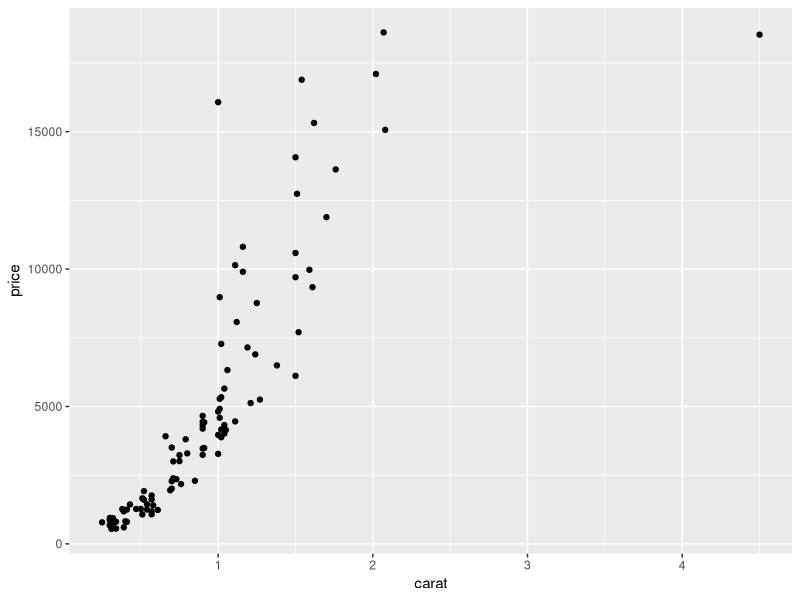
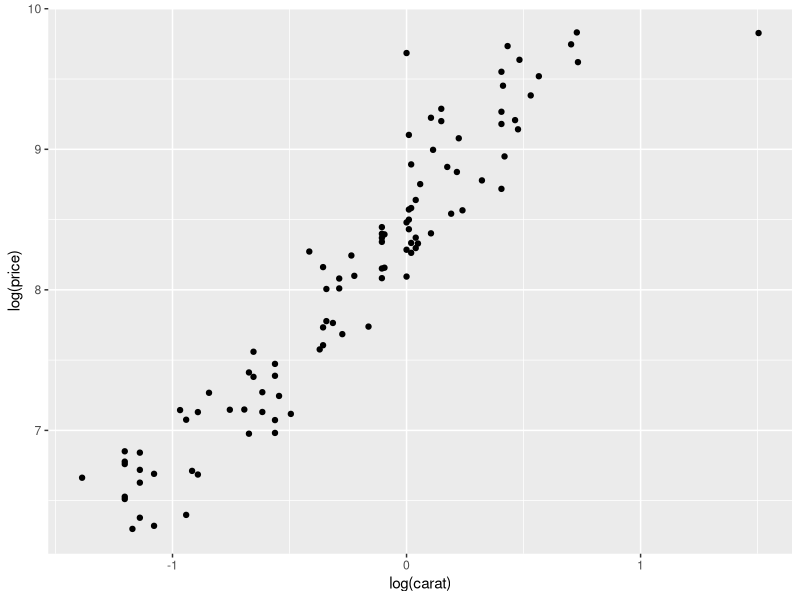
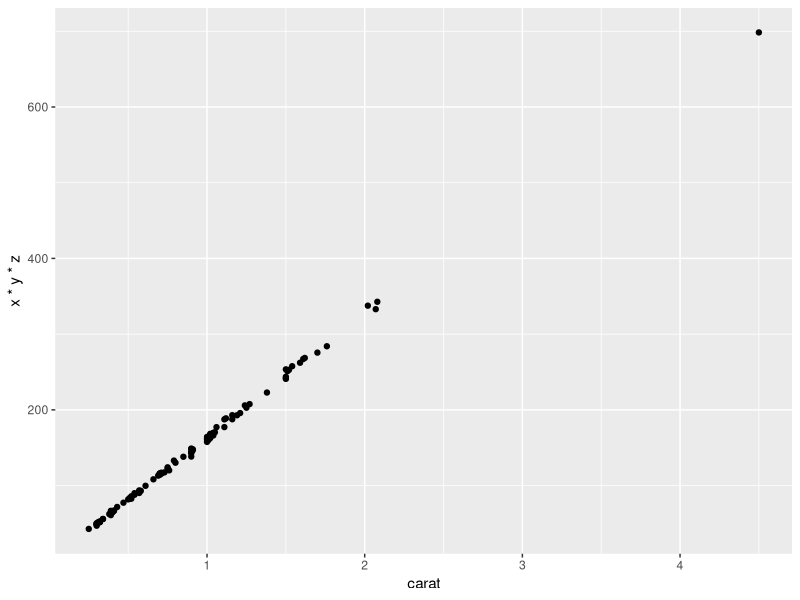
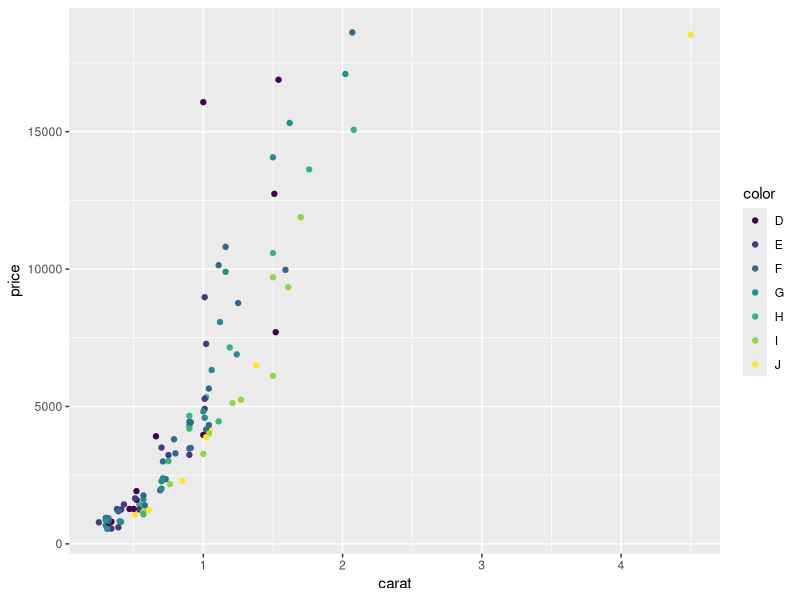
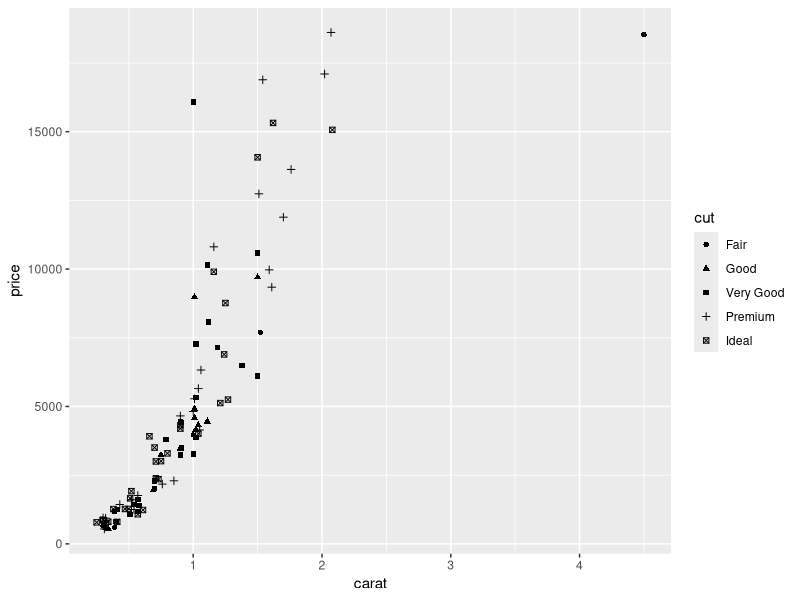
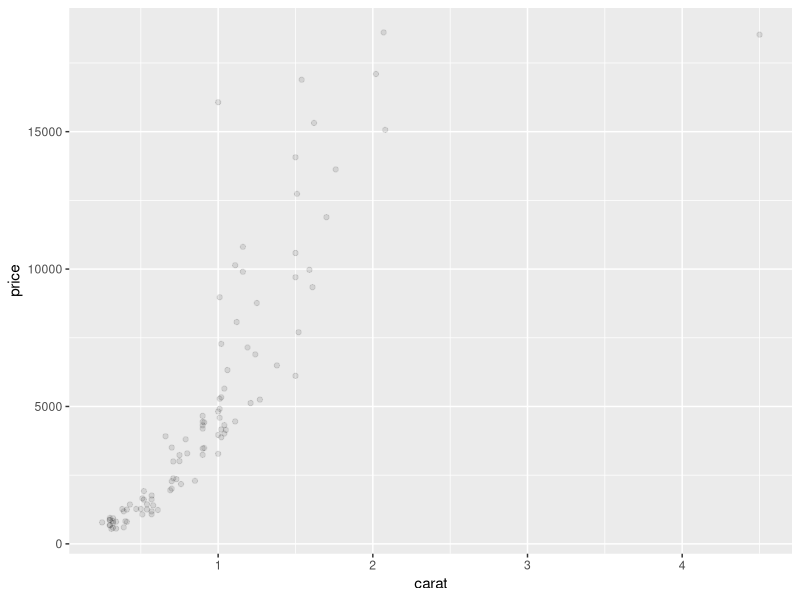
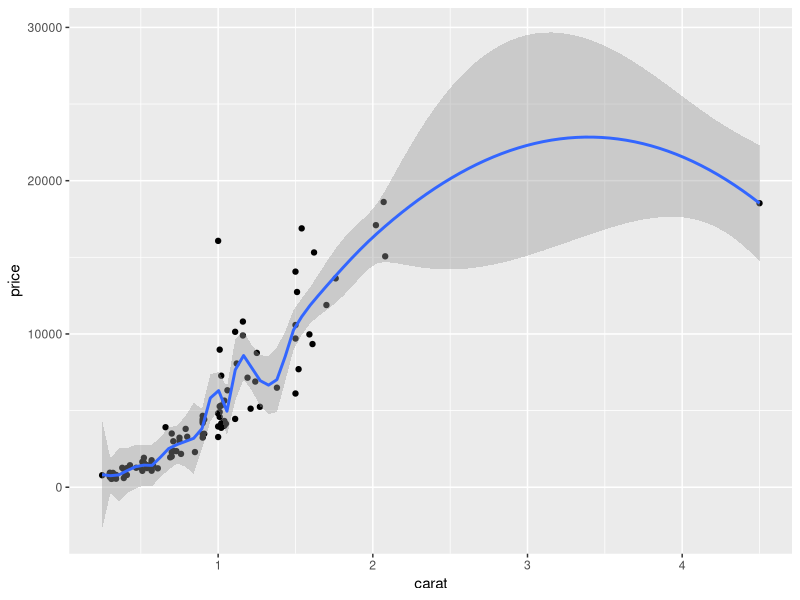
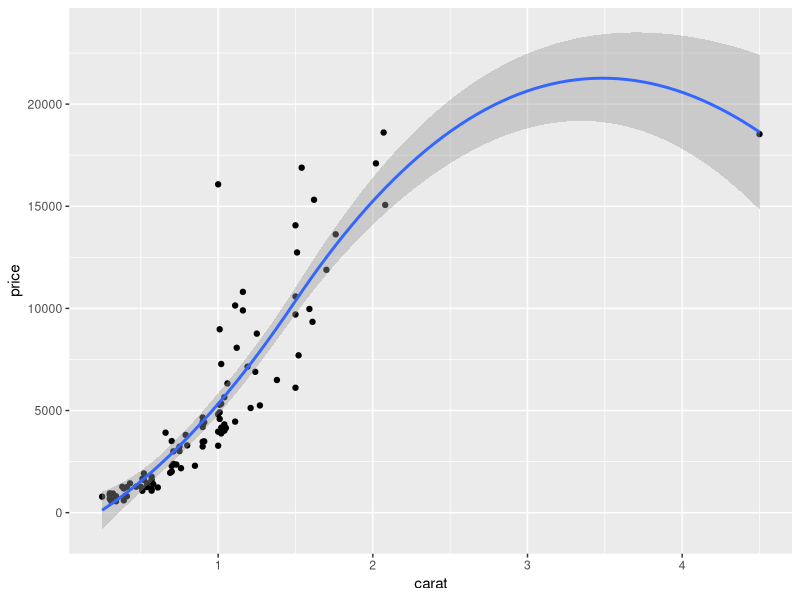

Reproduce these figures in R, in order.
## ---- chunk 1
install.packages()
## ---- chunk 2
library(ggplot2)
## ---- chunk 3
set.seed(1410)
my_data <- diamonds[sample(nrow(diamonds),100),]
dim(my_data)
head(my_data)


## ---- chunk 4
qplot(carat,price,data=my_data)
## ---- chunk 5
qplot(log(carat),log(price),data=my_data)

## ---- chunk 6
qplot(carat,x*y*z,data=my_data)
## ---- chunk 7

qplot(carat,price,data=my_data,color=color)
qplot(carat,price,data=my_data,shape=cut)
## ---- chunk 8
qplot(carat,price,data=my_data,alpha=I(1/10))


## ---- chunk 9
qplot(carat,price,data=my_data, geom=c("point","smooth"),span=0.2)
qplot(carat,price,data=my_data, geom=c("point","smooth"),span=1.0)
